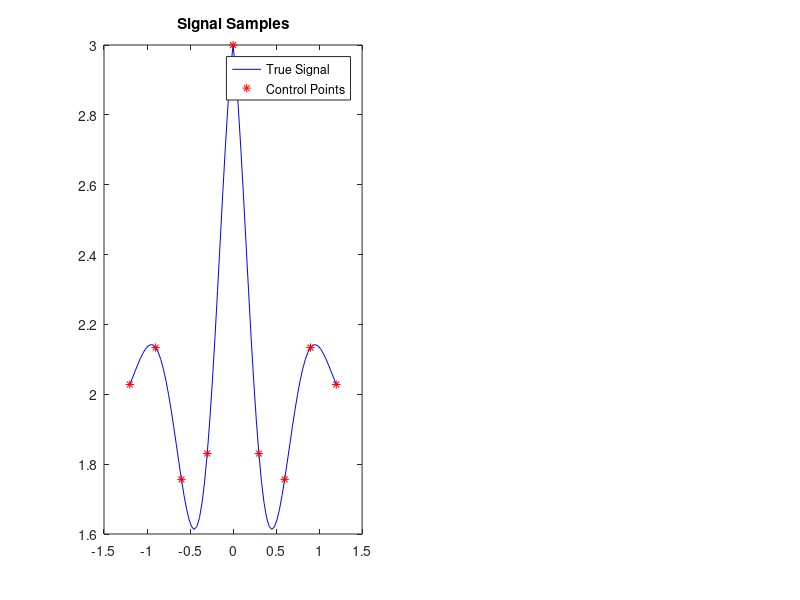

MATLAB code to generate this figure: (Note: this script raises an error after producing the figure.)
function Example1D
%One dimensional cubic B-Spline fitting example using interpMatrix()
%and comparing different extrapolation schemes.

%%Data

    s = @(t) cos(2*pi*t).*exp(-abs(2*t))+ 2;  %signal to fit

    cubicBspline = @(t) (t>-1 & t<1).*(2/3 - t.^2 +abs(t).^3/2) +...
                        (abs(t)>=1 & abs(t)<2).*((2-abs(t)).^3/6);


    tCoarse=linspace(-1.2, 1.2,9);     %Coarse sample locations on t-axis
       dtCoarse=tCoarse(2)-tCoarse(1);
    tFine=linspace(-1.2, 1.2,81);      %Fine sample locations on t-axis
       dtFine=tFine(2)-tFine(1);

    SampRatio=round(dtCoarse/dtFine); %Sampling ratio

    %sample the signal
    sCoarse=s(tCoarse(:));
    sFine=s(tFine(:));

    figure; subplot(1,2,1) 
    plot(tFine,sFine,'-b', tCoarse,sCoarse,'r*');
    legend('True Signal', 'Control Points');
    title 'Signal Samples'


%%Engine


  kernel=cubicBspline(-2:1/SampRatio:2 );
  nCtrlPts=length(tCoarse);
  
  %create interpolation system matrices
  BasisFine=interpMatrix(kernel, 'max', nCtrlPts, SampRatio, 'mirror');
  BasisCoarse=BasisFine(1:SampRatio:end,:);
  
  %%Do the fit!!! 
  sFit = BasisFine*(BasisCoarse\sCoarse);  

  subplot(1,2,2) 
  hold on;  plot(tFine,sFine,'-b',tFine,sFit,'--m+'); hold off

  %Repeat the above with zero padded extrapolation

  BasisFine=interpMatrix(kernel, 'max', length(tCoarse), SampRatio, 'zero');
  BasisCoarse=BasisFine(1:SampRatio:end,:);
  
  sFit = BasisFine*(BasisCoarse\sCoarse);  
  
  hold on;  plot(tFine,sFit,'-.ko'); hold off


 legend('True Signal', 'Mirror Extrap.','Zero Extrap.')
 title 'Cubic B-Spline Reconstructions'
